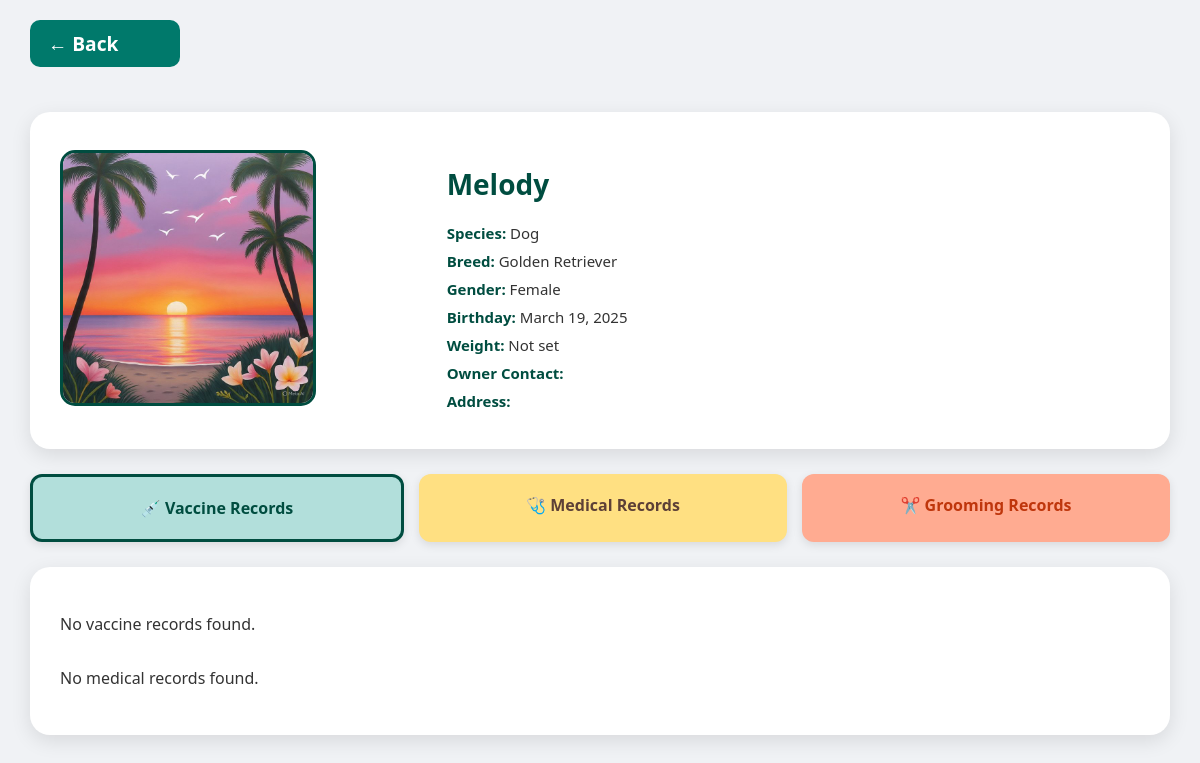
Page /pet/1/ (signed in) on the earlier database version.
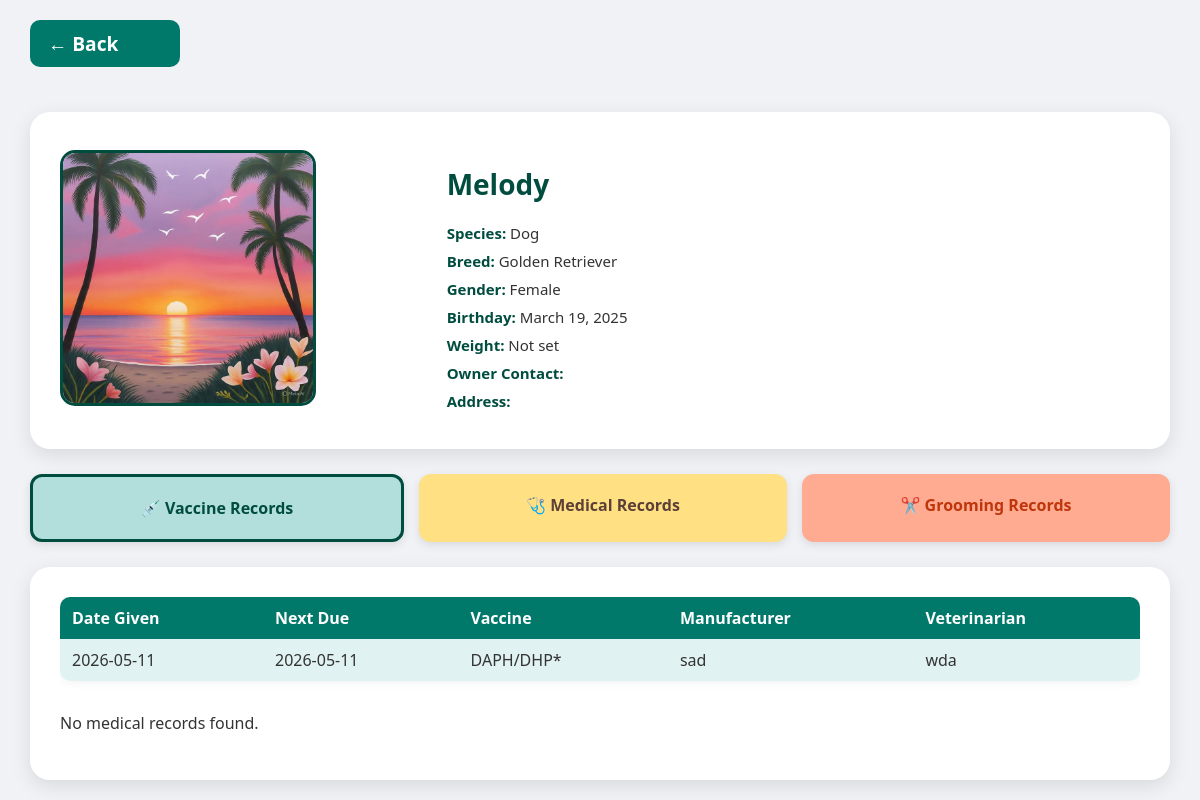
Same page on the later database version.
### main/models.py (models this page shows)
class Vaccine(models.Model):
    pet = models.ForeignKey(
        Pet,
        on_delete=models.SET_NULL,
        null=True,
        blank=True,
        related_name='vaccine_records'
    )
    date_given = models.DateField()
    next_due = models.DateField(null=True, blank=True)
    weight = models.FloatField()
    vaccine_name = models.CharField(max_length=100)
    manufacturer = models.CharField(max_length=100, blank=True)
    veterinarian = models.CharField(max_length=100, blank=True)

### main/views.py (the view)
# urls.py: path('pet/<int:pet_id>/', views.pet_detail, name='pet_detail'),
def pet_detail(request, pet_id):
    if request.user.is_staff:
        pet = get_object_or_404(Pet, id=pet_id)
    else:
        pet = get_object_or_404(Pet, id=pet_id, owner=request.user)
    if pet.birthday:
        today = date.today()
        age_in_months = (today.year - pet.birthday.year) * 12 + (today.month - pet.birthday.month)
        pet.years = age_in_months // 12
        pet.months = age_in_months % 12
    else:
        pet.years = '-'
        pet.months = '-'
    vaccines = pet.vaccine_records.all().order_by('-date_given')
    medical_records = MedicalRecord.objects.filter(
        pet=pet
    ).select_related('vet').order_by('-date')
    return render(request, 'clients/pet_detail.html', {
        'pet': pet,
        'vaccines': vaccines,
        'medical_records': medical_records,  # ✅ correctly defined
    })

### main/templates/clients/pet_detail.html (shortened to what the changed rows need)
{% load static %}
<!DOCTYPE html>
<html lang="en">
<head>
 <link rel="stylesheet" href="{% static 'css/clients/pet_detail.css' %}">
</head>
<body>
<div class="container">
  <div class="card flex">
    <div class="info-list">
      <h2>{{ pet.name }}</h2>
    </div>
  </div>
  <div class="card" id="records-display">
    <div id="vaccine-section" class="record-section">
      <div class="table-card">
        {% if vaccines %}
        <table>
          <tr>
            <th>Date Given</th><th>Next Due</th><th>Vaccine</th><th>Manufacturer</th><th>Veterinarian</th>
          </tr>
          {% for record in vaccines %}
          <tr>
            <td>{{ record.date_given|date:"Y-m-d" }}</td>
            <td>{{ record.next_due|date:"Y-m-d" }}</td>
            <td>{{ record.vaccine_name }}</td>
            <td>{{ record.manufacturer }}</td>
            <td>{{ record.veterinarian }}</td>
          </tr>
          {% endfor %}
        </table>
        {% else %}<p>No vaccine records found.</p>{% endif %}
      </div>
    </div>
  </div>
</div>
</body>
</html>

Differences in the rows shown:
added Vaccine: date_given "2026-05-11", next_due "2026-05-11", vaccine_name "DAPH/DHP*", manufacturer "sad", veterinarian "wda"
Other differences:
text no longer shown: "No vaccine records found."
text now shown: "Date Given Next Due Vaccine Manufacturer Veterinarian"
